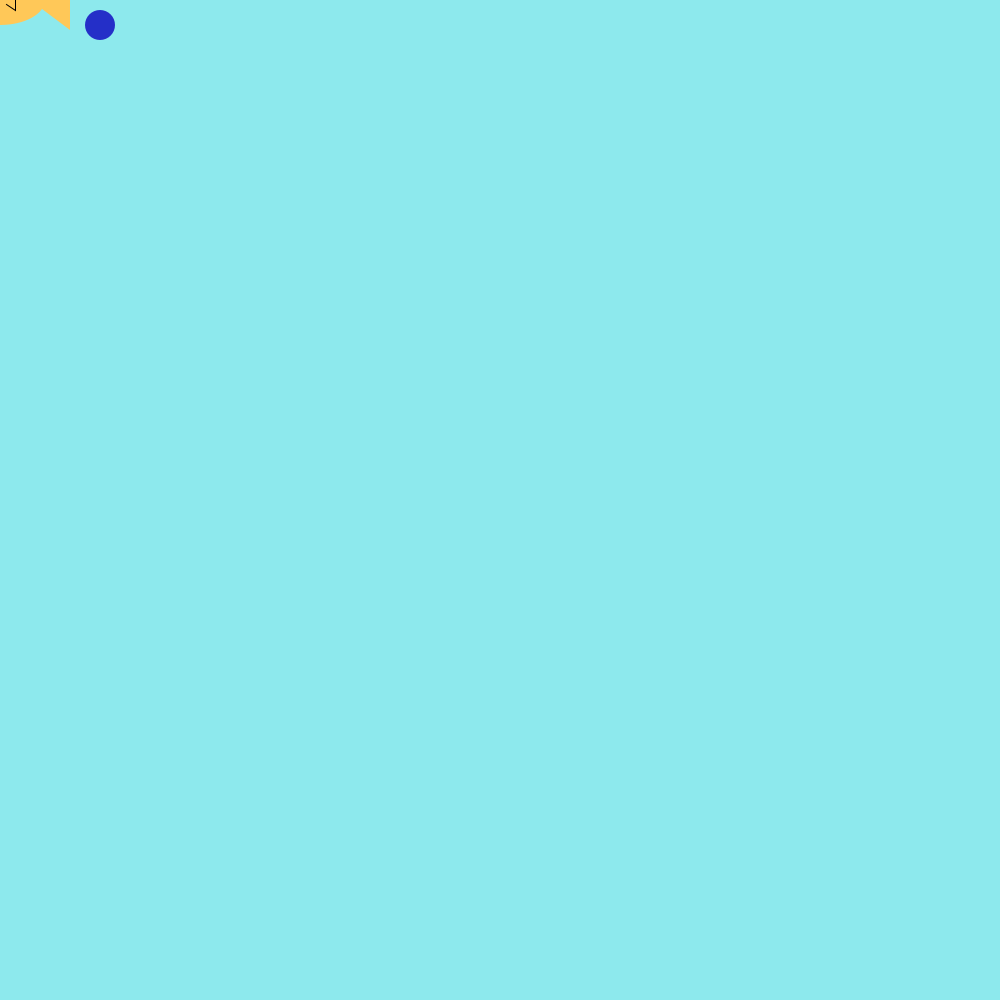
Frame 1 (no input)
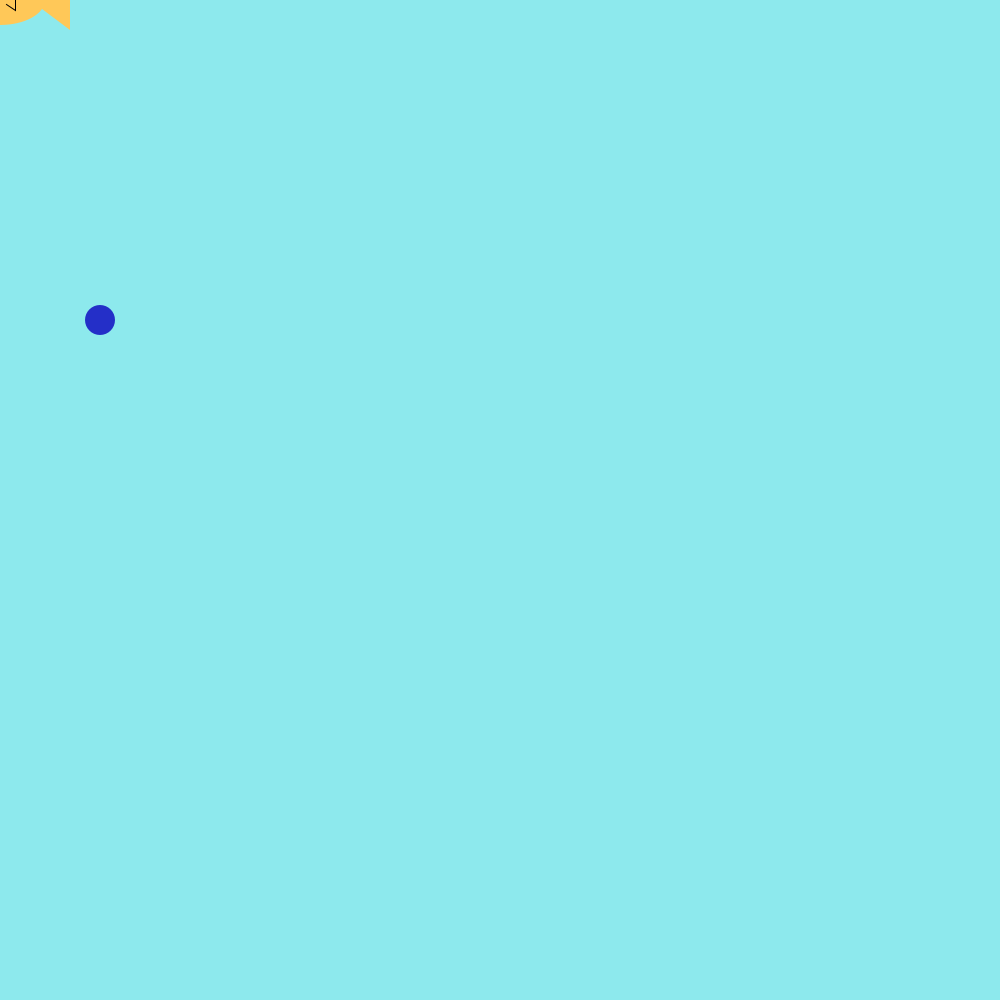
Frame 60 (the mouse pressed at the canvas centre just before this capture)
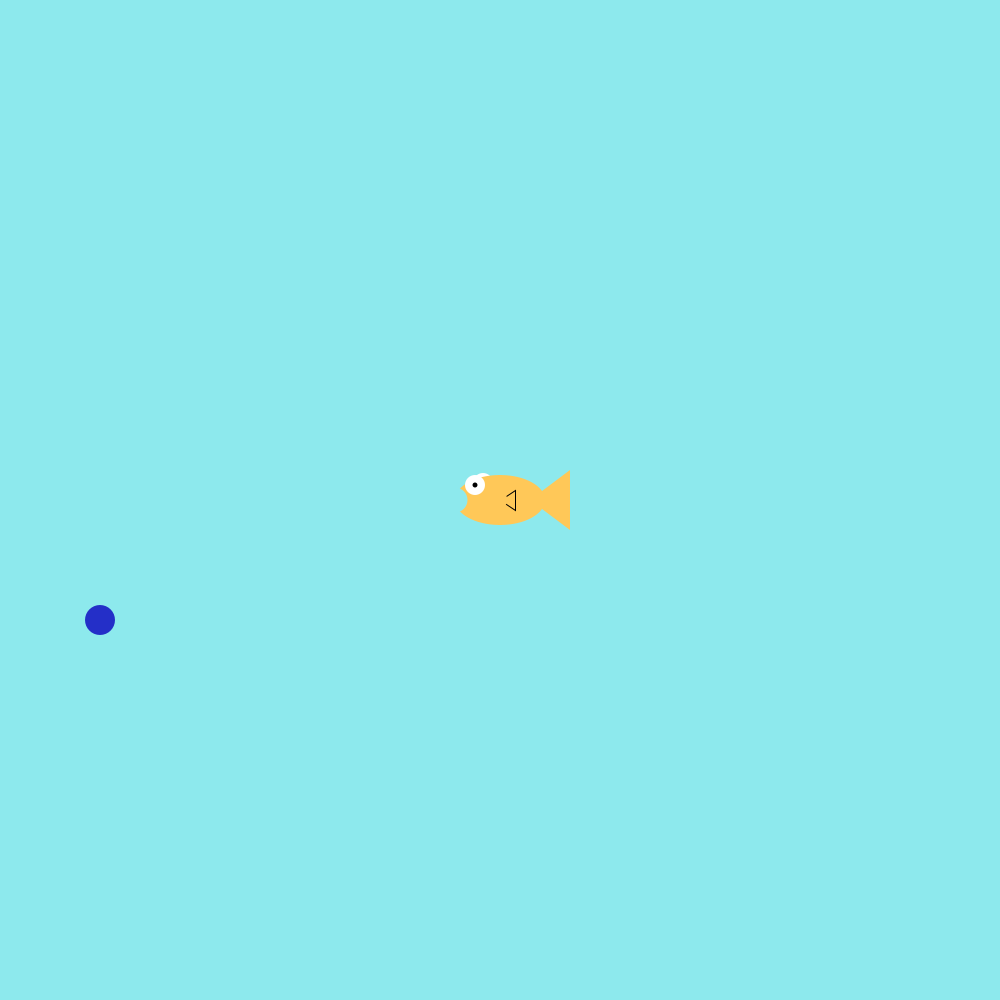
Frame 120 (the mouse held since frame 60 and released just before this capture)

The Processing sketch that drew these frames (run headless with seeded random() and noise(); from frame 60 on, the mouse is pressed at the canvas centre):

// Processing sketch: sketch_190715c
// ── sketch_190715c.pde
int score=0;
int foodX=100;
int foodY=20;
void setup(){
size(1000,1000);
}
void draw (){
  background(141,233,237);
  
  fill( 36, 47, 200);
  noStroke();
  ellipse(foodX, foodY+=5, 30, 30);

checkCatch(foodX+40, foodY);
drawFish();
}
void drawFish(){
     noStroke();
     fill(255,255,255);
     ellipse(mouseX-17,mouseY-17,20,20); //back side eye
     fill(255,200,88);
     ellipse(mouseX,mouseY,90,50); //body
     triangle(mouseX+30,mouseY,mouseX+70,mouseY+30,mouseX+70,mouseY-30); //tail
     stroke(0);
     triangle(mouseX,mouseY,mouseX+15,mouseY+10,mouseX+15,mouseY-10); //side fin
     noStroke();
     fill(255,200,88);
     ellipse(mouseX,mouseY,15,15); //side fin cover
     noStroke();
     fill(255,255,255);
     ellipse(mouseX-25,mouseY-15,20,20); //front eye
     fill(0,0,0);
     ellipse(mouseX-25,mouseY-15,5,5); //pupil
     fill(141,233,237);
     ellipse(mouseX-45,mouseY,25,25); //mouth
}
void checkCatch(int x, int y){
     if(x > mouseX && x < mouseX+70){
          if(y > mouseY-17 && y < mouseY+30){
               score++;
               foodY = 20; //if the food was eaten, make more food fall from the top
               foodX = (int) random(width-20);
          }
     }
     else if (foodY > height && score > 0){
          score--;
     }
}
